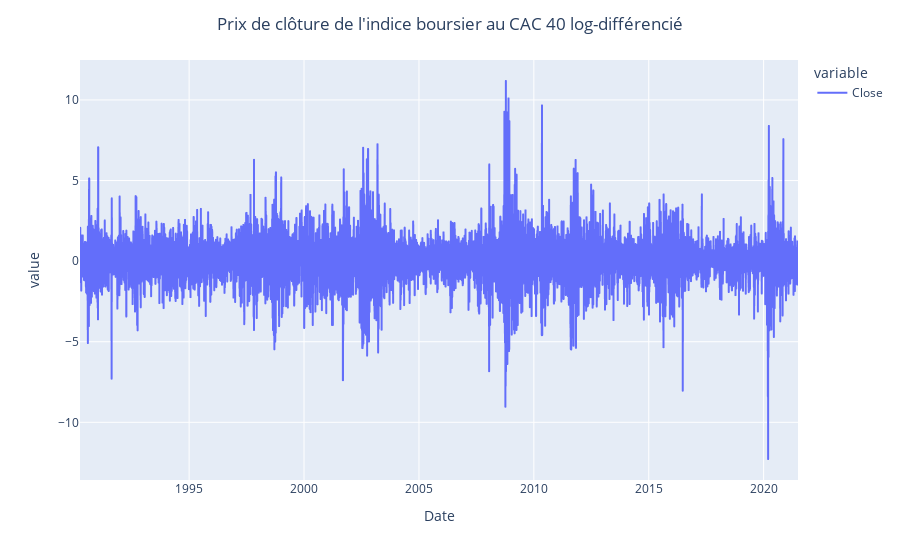

Write notebook code for a chart like this one.
### Code cell
fig = px.line(data) #On créé une courbe 
fig.update_layout(title = "Prix de clôture de l'indice boursier au CAC 40 log-différencié",title_x = 0.5) #On lui donne un titre et on le centre
fig.show()

### Figure 1 — Plotly figure (JSON) as saved in the notebook; plotly's stock layout.template omitted (floating-point values rounded to 4 significant figures; data arrays with more than 128 entries replaced by an {"elided": "..."} marker saying what was removed)
{"data": [{"hovertemplate": "variable=Close<br>Date=%{x}<br>value=%{y}<extra></extra>", "legendgroup": "Close", "line": {"color": "#636efa", "dash": "solid"}, "marker": {"symbol": "circle"}, "mode": "lines", "name": "Close", "showlegend": true, "type": "scattergl", "x": {"elided": "7923 str values"}, "xaxis": "x", "y": {"elided": "7923 float values"}, "yaxis": "y"}], "layout": {"legend": {"title": {"text": "variable"}, "tracegroupgap": 0}, "margin": {"t": 60}, "title": {"text": "Prix de clôture de l'indice boursier au CAC 40 log-différencié", "x": 0.5}, "xaxis": {"anchor": "y", "domain": [0, 1], "title": {"text": "Date"}}, "yaxis": {"anchor": "x", "domain": [0, 1], "title": {"text": "value"}}}}
